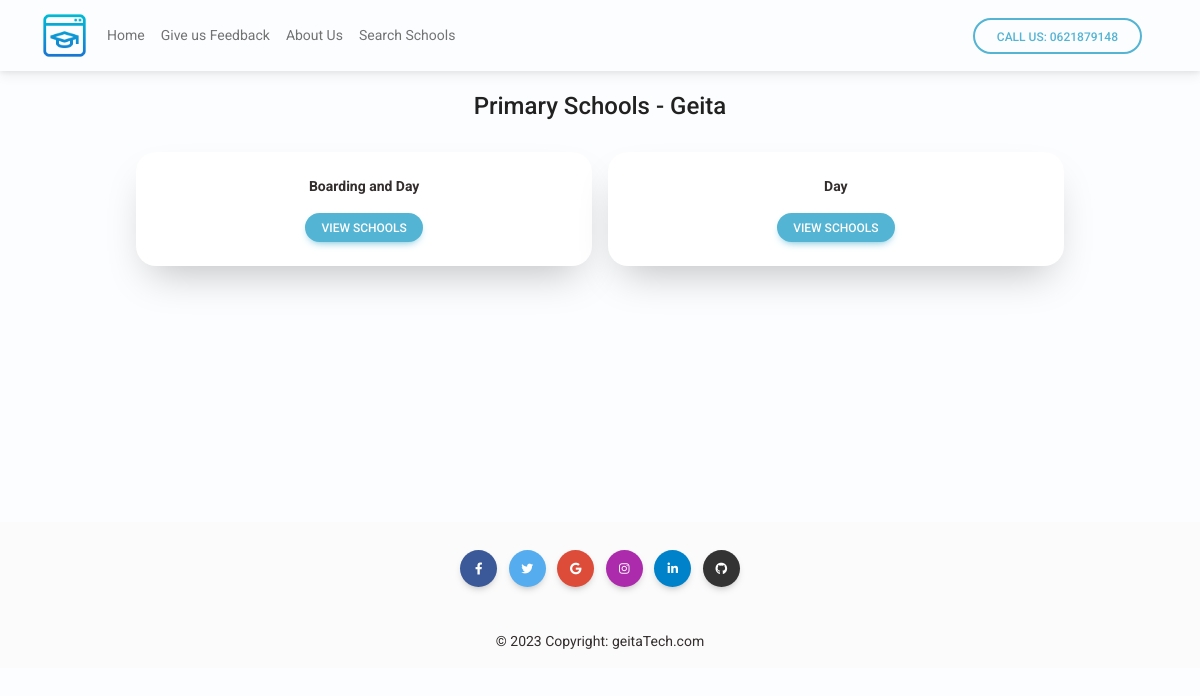
Page /category/1/ on the committed database.
### core/models.py (models this page shows, shortened)
class Category(models.Model):
    name = models.CharField(max_length=50)
    region = models.ForeignKey(Region, on_delete=models.CASCADE, related_name='regioncategory')
    def __str__(self):
        return f'{self.name} - {self.region.name}'

class Region(models.Model):
    name = models.CharField(max_length=20)

class SubCategory(models.Model):
    name = models.CharField(max_length=50)
    category = models.ForeignKey(Category, on_delete=models.CASCADE, related_name='subcategory')

### core/views.py (the view)
# urls.py: path('category/<int:category_id>/', views.subcat_cat, name='subcat-cat'),
def subcat_cat(request, category_id):
    category = Category.objects.get(id=category_id)
    data = SubCategory.objects.filter(category=category)
    context = {
        'category':category,
        'data':data
    }
    return render(request, 'subcat_cat.html', context)

### core/templates/subcat_cat.html
{% extends 'base.html' %}
{% load static %}
{% block content %}
<br>
<div class="text-center">
<h4>{{category}}</h4>
</div>
<div class="container pt-4 mb-14">
    <div class="row g-3 justify-content-center">
        {% for cat in data %}
        <div class="col-6 col-lg-5">
            <a href="{% url 'school-sub' cat.id %}" class="text-dark">
            <div class="card text-center h-100">
                <div class="card-body">
                <div class="card-title">
                    <p style="font-weight: 700;">
                        {{cat.name}}
                    </p>
                </div>
                <button class="btn btn-info btn-sm btn-rounded">View Schools</button>
                </div>
            </div>
            </a>
        </div>
        {% endfor %}
    </div>
</div>
{% endblock %}

### core/templates/base.html (style rules this page uses)
body { font-family: 'Roboto', sans-serif; font-size: 14px; font-weight: 400; line-height: 21px; color: rgba(0, 0, 0, 0.87); background-color: #fcfdff; }
.card { background-color: white; border-radius: 1.25rem; box-shadow: 0 20px 40px -14px rgba(0, 0, 0, 0.25); display: flex; flex-direction: column; overflow: hidden; }

### rows in the picture
Category: name+region "Primary Schools - Geita"
SubCategory: name "Boarding and Day"
SubCategory: name "Day"
